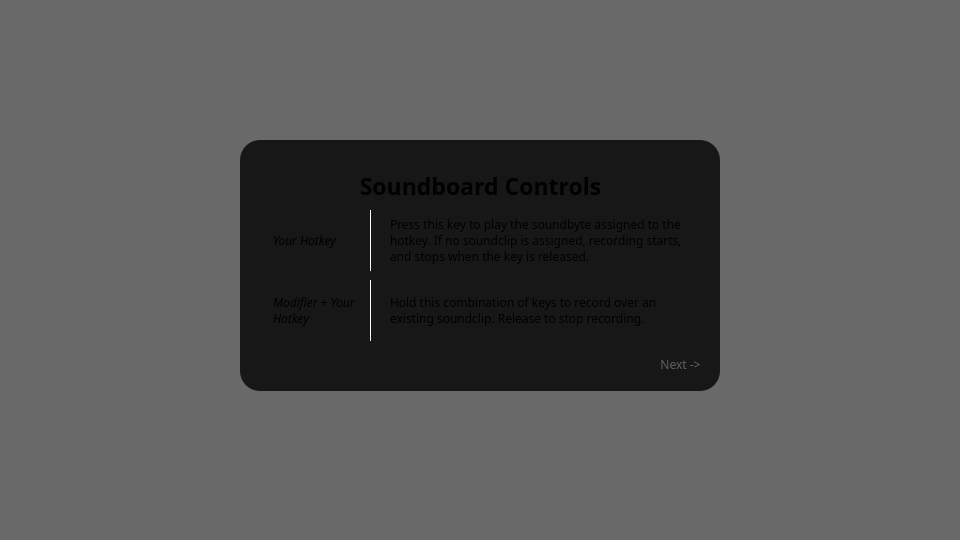
  <widget class="QGroupBox" name="slide_8">
   <property name="geometry">
    <rect>
     <x>0</x>
     <y>0</y>
     <width>960</width>
     <height>540</height>
    </rect>
   </property>
   <property name="styleSheet">
    <string notr="true">border: 0px;
background: transparent;</string>
   </property>
   <property name="title">
    <string/>
   </property>
   <widget class="QGroupBox" name="groupBox_9">
    <property name="geometry">
     <rect>
      <x>240</x>
      <y>140</y>
      <width>480</width>
      <height>251</height>
     </rect>
    </property>
    <property name="styleSheet">
     <string notr="true">QGroupBox {
	background: rgba(0, 0, 0, 200);
	border-radius: 20px;
}</string>
    </property>
    <property name="title">
     <string/>
    </property>
    <widget class="QLabel" name="label_21">
     <property name="geometry">
      <rect>
       <x>0</x>
       <y>10</y>
       <width>481</width>
       <height>71</height>
      </rect>
     </property>
     <property name="font">
      <font>
       <family>Cascadia Code</family>
       <pointsize>17</pointsize>
       <bold>true</bold>
      </font>
     </property>
     <property name="text">
      <string>Soundboard Controls</string>
     </property>
     <property name="alignment">
      <set>Qt::AlignCenter</set>
     </property>
     <property name="wordWrap">
      <bool>true</bool>
     </property>
     <property name="margin">
      <number>0</number>
     </property>
    </widget>
    <widget class="QLabel" name="label_22">
     <property name="geometry">
      <rect>
       <x>30</x>
       <y>70</y>
       <width>101</width>
       <height>61</height>
      </rect>
     </property>
     <property name="font">
      <font>
       <family>Cascadia Code</family>
       <pointsize>9</pointsize>
       <bold>false</bold>
      </font>
     </property>
     <property name="styleSheet">
      <string notr="true">border-right: 1px solid #FFFFFF;</string>
     </property>
     <property name="text">
      <string>&lt;html&gt;&lt;head/&gt;&lt;body&gt;&lt;p&gt;&lt;span style=&quot; font-style:italic;&quot;&gt;Your Hotkey&lt;/span&gt;&lt;/p&gt;&lt;/body&gt;&lt;/html&gt;</string>
     </property>
     <property name="alignment">
      <set>Qt::AlignLeading|Qt::AlignLeft|Qt::AlignVCenter</set>
     </property>
     <property name="wordWrap">
      <bool>true</bool>
     </property>
    </widget>
    <widget class="QPushButton" name="next_8">
     <property name="geometry">
      <rect>
       <x>410</x>
       <y>210</y>
       <width>61</width>
       <height>29</height>
      </rect>
     </property>
     <property name="font">
      <font>
       <family>Cascadia Code</family>
      </font>
     </property>
     <property name="styleSheet">
      <string notr="true">QPushButton {
background: transparent;
border: 0px;
color: #606060;
}

QPushButton:hover {
color: #B0B0B0;
}

QPushButton:pressed {
color: #E0E0E0;
}</string>
     </property>
     <property name="text">
      <string>Next -&gt;</string>
     </property>
    </widget>
    <widget class="QLabel" name="label_23">
     <property name="geometry">
      <rect>
       <x>150</x>
       <y>70</y>
       <width>301</width>
       <height>61</height>
      </rect>
     </property>
     <property name="font">
      <font>
       <family>Cascadia Code</family>
       <pointsize>9</pointsize>
       <bold>false</bold>
      </font>
     </property>
     <property name="text">
      <string>&lt;html&gt;&lt;head/&gt;&lt;body&gt;&lt;p&gt;Press this key to play the soundbyte assigned to the hotkey. If no soundclip is assigned, recording starts, and stops when the key is released.&lt;/p&gt;&lt;/body&gt;&lt;/html&gt;</string>
     </property>
     <property name="alignment">
      <set>Qt::AlignLeading|Qt::AlignLeft|Qt::AlignVCenter</set>
     </property>
     <property name="wordWrap">
      <bool>true</bool>
     </property>
    </widget>
    <widget class="QLabel" name="label_24">
     <property name="geometry">
      <rect>
       <x>150</x>
       <y>140</y>
       <width>301</width>
       <height>61</height>
      </rect>
     </property>
     <property name="font">
      <font>
       <family>Cascadia Code</family>
       <pointsize>9</pointsize>
       <bold>false</bold>
      </font>
     </property>
     <property name="text">
      <string>&lt;html&gt;&lt;head/&gt;&lt;body&gt;&lt;p&gt;Hold this combination of keys to record over an existing soundclip. Release to stop recording.&lt;/p&gt;&lt;/body&gt;&lt;/html&gt;</string>
     </property>
     <property name="alignment">
      <set>Qt::AlignLeading|Qt::AlignLeft|Qt::AlignVCenter</set>
     </property>
     <property name="wordWrap">
      <bool>true</bool>
     </property>
    </widget>
    <widget class="QLabel" name="label_25">
     <property name="geometry">
      <rect>
       <x>30</x>
       <y>140</y>
       <width>101</width>
       <height>61</height>
      </rect>
     </property>
     <property name="font">
      <font>
       <family>Cascadia Code</family>
       <pointsize>9</pointsize>
       <bold>false</bold>
      </font>
     </property>
     <property name="styleSheet">
      <string notr="true">border-right: 1px solid #FFFFFF;</string>
     </property>
     <property name="text">
      <string>&lt;html&gt;&lt;head/&gt;&lt;body&gt;&lt;p&gt;&lt;span style=&quot; font-style:italic;&quot;&gt;Modifier&lt;/span&gt; + &lt;span style=&quot; font-style:italic;&quot;&gt;Your Hotkey&lt;/span&gt;&lt;/p&gt;&lt;/body&gt;&lt;/html&gt;</string>
     </property>
     <property name="alignment">
      <set>Qt::AlignLeading|Qt::AlignLeft|Qt::AlignVCenter</set>
     </property>
     <property name="wordWrap">
      <bool>true</bool>
     </property>
    </widget>
   </widget>
   <widget class="QWidget" name="widget_27" native="true">
    <property name="enabled">
     <bool>true</bool>
    </property>
    <property name="geometry">
     <rect>
      <x>0</x>
      <y>0</y>
      <width>961</width>
      <height>541</height>
     </rect>
    </property>
    <property name="styleSheet">
     <string notr="true">background: rgba(0, 0, 0, 150);</string>
    </property>
   </widget>
   <zorder>widget_27</zorder>
   <zorder>groupBox_9</zorder>
  </widget>
